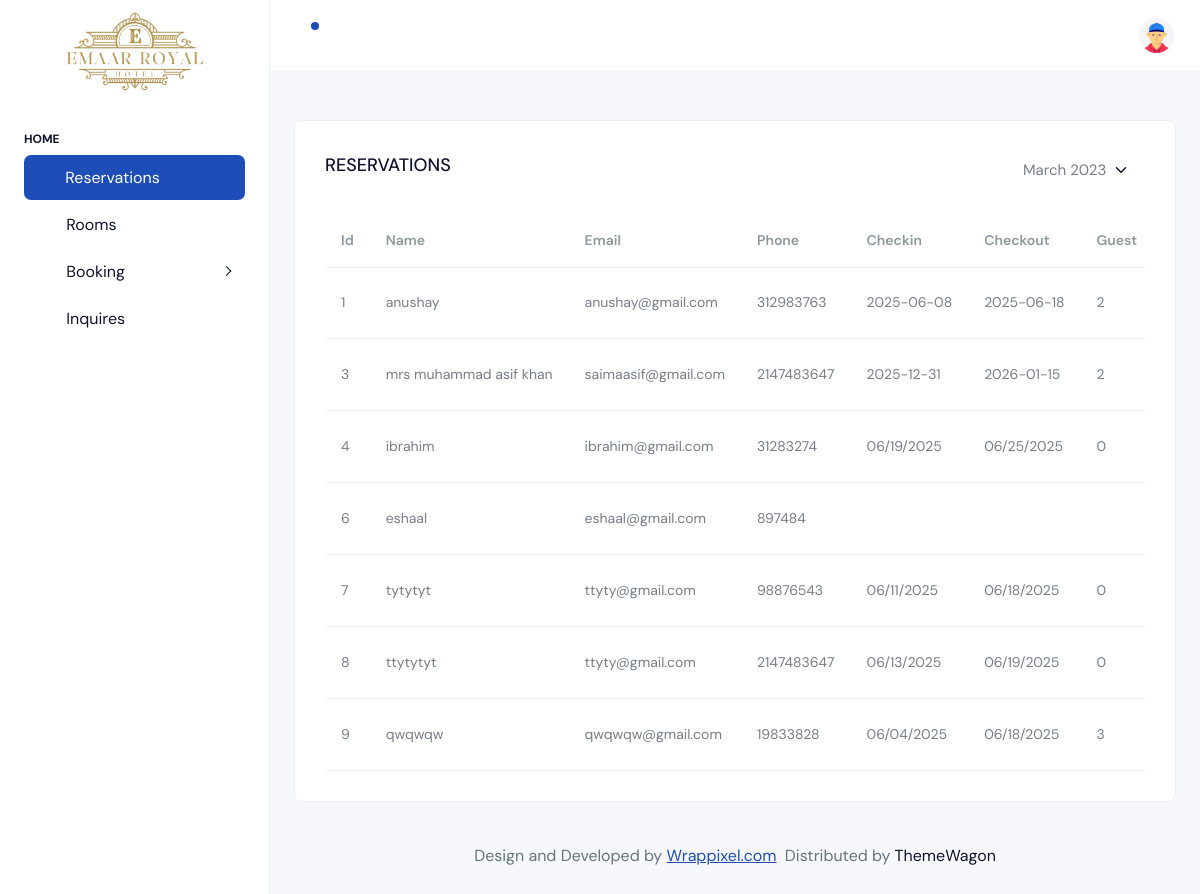
The app's page /admin-dash.php with its own data.
### tables this page shows
CREATE TABLE `reservations` (
  `Id` int(11) NOT NULL,
  `Name` varchar(50) DEFAULT NULL,
  `Email` varchar(255) NOT NULL,
  `Phone` int(20) DEFAULT NULL,
  `Checkin` varchar(20) DEFAULT NULL,
  `Checkout` varchar(20) DEFAULT NULL,
  `Guest` int(5) DEFAULT NULL,
  `Room` varchar(50) DEFAULT NULL,
  `Suite` varchar(255) DEFAULT NULL,
  `Request` varchar(200) DEFAULT NULL,
  `inq_res_email` varchar(255) DEFAULT NULL
);

### admin-dash.php (the view, shortened to what this page needs)
<?php
include('inc.connection.php');
$sql = "SELECT * FROM `reservations`";
$result = mysqli_query($conn, $sql);
?>
<!doctype html>
<html lang="en">
<head>
  <link rel="stylesheet" href="./assets/css/styles.min.css" />
</head>
<body>
  <div class="page-wrapper" id="main-wrapper" style="padding-top: 0 !important;" data-layout="vertical" data-navbarbg="skin6" data-sidebartype="full"
    data-sidebar-position="fixed" data-header-position="fixed">
    <aside class="left-sidebar" style="margin-top: 0 !important; padding-top: 0 !important; top: 0 !important;">
      <div>
        <div class="brand-logo d-flex align-items-center justify-content-center">
          <a href="./admin-dash.php" class="text-nowrap logo-img">
            <img src="images/logo.png" alt="" />
          </a>
        </div>
        <nav class="sidebar-nav scroll-sidebar" data-simplebar="">
          <ul id="sidebarnav">
            <li class="nav-small-cap">
              <span class="hide-menu">Home</span>
            </li>
            <li class="sidebar-item">
              <a class="sidebar-link" href="./admin-dash.php" aria-expanded="false">
                <i class="ti ti-atom"></i>
                <span class="hide-menu">Reservations</span>
              </a>
            </li>
            <li class="sidebar-item">
              <a class="sidebar-link justify-content-between" href="room_status.php" aria-expanded="false">
                <div class="d-flex align-items-center gap-3">
                  <span class="d-flex">
                    <i class="ti ti-mail"></i>
                  </span>
                  <span class="hide-menu">Rooms</span>
                </div>
              </a>
            </li>
            <li class="sidebar-item">
              <a class="sidebar-link has-arrow justify-content-between" href="javascript:void(0)" aria-expanded="false">
                <div class="d-flex align-items-center gap-3">
                  <span class="d-flex">
                    <i class="ti ti-bookmark"></i>
                  </span>
                  <span class="hide-menu">Booking</span>
                </div>
              </a>
            </li>
            <li class="sidebar-item">
              <a class="sidebar-link justify-content-between" href="admin-inquiry.php" aria-expanded="false">
                <div class="d-flex align-items-center gap-3">
                  <span class="d-flex">
                    <i class="ti ti-help"></i>
                  </span>
                  <span class="hide-menu">Inquires</span>
                </div>
              </a>
            </li>
        </nav>
      </div>
    </aside>
    <div class="body-wrapper">
      <header class="app-header">
        <nav class="navbar navbar-expand-lg navbar-light">
          <ul class="navbar-nav">
            <li class="nav-item dropdown">
              <a class="nav-link " href="javascript:void(0)" id="drop1" data-bs-toggle="dropdown" aria-expanded="false">
                <i class="ti ti-bell"></i>
                <div class="notification bg-primary rounded-circle"></div>
              </a>
            </li>
          </ul>
          <div class="navbar-collapse justify-content-end px-0" id="navbarNav">
            <ul class="navbar-nav flex-row ms-auto align-items-center justify-content-end">
              <li class="nav-item dropdown">
                <a class="nav-link " href="javascript:void(0)" id="drop2" data-bs-toggle="dropdown"
                  aria-expanded="false">
                  <img src="./assets/images/profile/user-1.jpg" alt="" width="35" height="35" class="rounded-circle">
                </a>
              </li>
            </ul>
          </div>
        </nav>
      </header>
      <div class="body-wrapper-inner">
        <div class="container-fluid">
          <div class="row" style="margin-top: -60px;">
            <div class="col-12">
              <div class="card">
                <div class="card-body">
                  <div class="d-md-flex align-items-center">
                    <div>
                      <h4 class="card-title">RESERVATIONS</h4>
                    </div>
                    <div class="ms-auto mt-3 mt-md-0">
                      <select class="form-select theme-select border-0" aria-label="Default select example">
                        <option value="1">March 2023</option>
                      </select>
                    </div>
                  </div>
                  <div class="table-responsive mt-4">
                    <table class="table mb-0 text-nowrap varient-table align-middle fs-3">
                      <thead>
                        <tr>
                          <th scope="col" class="px-3 text-muted ">Id</th>
                          <th scope="col" class="px-3 text-muted">Name</th>
                          <th scope="col" class="px-3 text-muted">Email</th>
                          <th scope="col" class="px-3 text-muted">Phone</th>
                          <th scope="col" class="px-3 text-muted">Checkin</th>
                          <th scope="col" class="px-3 text-muted">Checkout</th>
                          <th scope="col" class="px-3 text-muted">Guest</th>
                      </thead>
                      <tbody>
                        <?php $srno = 1;
                        while ($row = mysqli_fetch_assoc($result)) { ?>
                          <tr>
                            <td class="px-3">
                              <div class="d-flex align-items-center">
                                <?php echo $row['Id']; ?>
                              </div>
                            </td>
                            <td class="px-3">
                              <div class="d-flex align-items-center">
                                <?php echo $row['Name']; ?>
                              </div>
                            </td>
                            <td class="px-3">
                              <div class="d-flex align-items-center">
                                <?php echo $row['Email']; ?>
                              </div>
                            </td>
                            <td class="px-3">
                              <div class="d-flex align-items-center">
                                <?php echo $row['Phone']; ?>
                              </div>
                            </td>
                            <td class="px-3">
                              <div class="d-flex align-items-center">
                                <?php echo $row['Checkin']; ?>
                              </div>
                            </td>
                            <td class="px-3">
                              <div class="d-flex align-items-center">
                                <?php echo $row['Checkout']; ?>
                              </div>
                            </td>
                            <td class="px-3">
                              <div class="d-flex align-items-center">
                                <?php echo $row['Guest']; ?>
                              </div>
                            </td>
                          <?php $srno++;
                        } ?>
                      </tbody>
                    </table>
                  </div>
                </div>
              </div>
            </div>
          </div>
          <div class="py-6 px-6 text-center">
            <p class="mb-0 fs-4">Design and Developed by <a href="#"
                class="pe-1 text-primary text-decoration-underline">Wrappixel.com</a> Distributed by <a
                href="https://themewagon.com" target="_blank">ThemeWagon</a></p>
          </div>
        </div>
      </div>
    </div>
  </div>
</body>
</html>

### admin-dash.php (style rules this page uses)
.app-header { margin-top: 0 !important; padding-top: 0 !important; position: relative; top: 0 !important; }
nav.navbar { margin-top: 0 !important; padding-top: 0 !important; }
.body-wrapper, #main-wrapper, .page-wrapper { margin-top: 0 !important; padding-top: 0 !important; }
.brand-logo img { width: 100%; height: 160px; margin-top: -26px; margin-bottom: -35px; }

### records on screen
reservations: Id "1", Name "anushay", Email "anushay@gmail.com", Phone "312983763", Checkin "2025-06-08", Checkout "2025-06-18", Guest "2"
reservations: Id "3", Name "mrs muhammad asif khan", Email "saimaasif@gmail.com", Phone "2147483647", Checkin "2025-12-31", Checkout "2026-01-15", Guest "2"
reservations: Id "4", Name "ibrahim", Email "ibrahim@gmail.com", Phone "31283274", Checkin "06/19/2025", Checkout "06/25/2025", Guest "0"
reservations: Id "6", Name "eshaal", Email "eshaal@gmail.com", Phone "897484"
reservations: Id "7", Name "tytytyt", Email "ttyty@gmail.com", Phone "98876543", Checkin "06/11/2025", Checkout "06/18/2025", Guest "0"
reservations: Id "8", Name "ttytytyt", Email "ttyty@gmail.com", Phone "2147483647", Checkin "06/13/2025", Checkout "06/19/2025", Guest "0"
reservations: Id "9", Name "qwqwqw", Email "qwqwqw@gmail.com", Phone "19833828", Checkin "06/04/2025", Checkout "06/18/2025", Guest "3"
